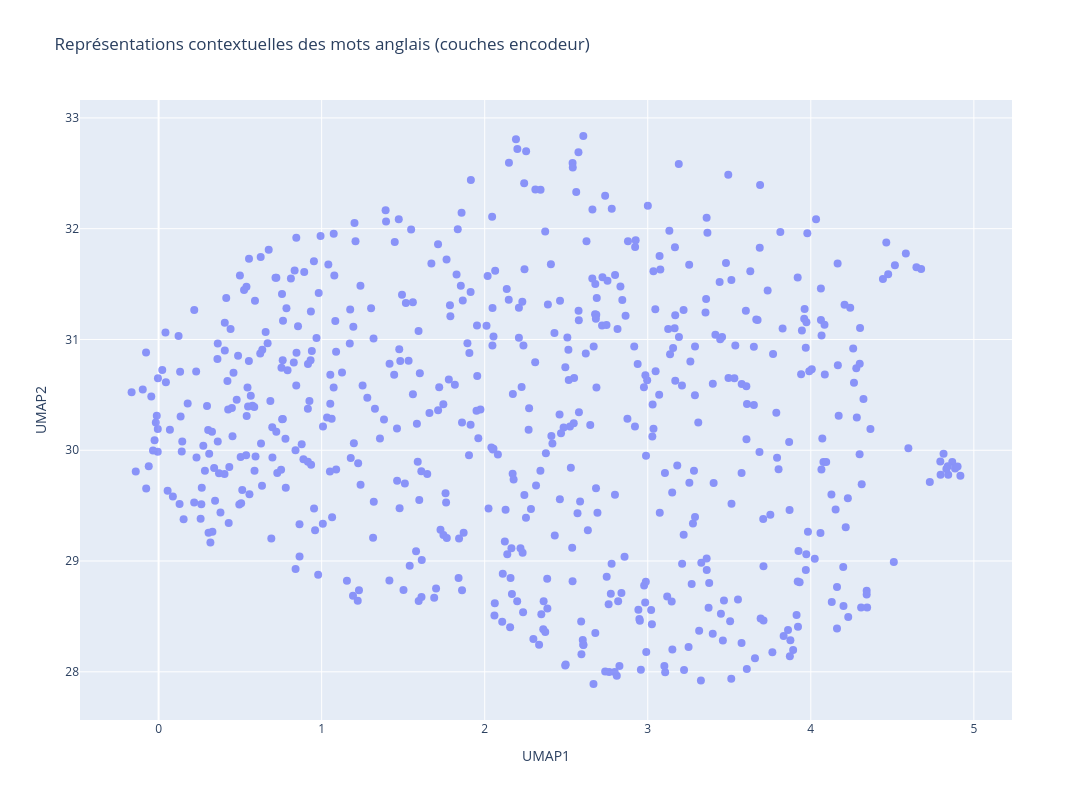

The notebook cell this image was saved under:
### Code cell
# 8. Visualisation interactive
fig = px.scatter(
    contextual_df, 
    x='UMAP1', 
    y='UMAP2',
    hover_name='word',
    hover_data=['French', 'Similarity'],
    title="Représentations contextuelles des mots anglais (couches encodeur)",
    width=1200, 
    height=800
)

fig.update_traces(opacity=0.7, marker=dict(size=8))
fig.show()

### Figure 1 — Plotly figure (JSON) as saved in the notebook; plotly's stock layout.template omitted (floating-point values rounded to 4 significant figures; data arrays with more than 128 entries replaced by an {"elided": "..."} marker saying what was removed)
{"data": [{"customdata": {"elided": "606x2 mixed values"}, "hovertemplate": "<b>%{hovertext}</b><br><br>UMAP1=%{x}<br>UMAP2=%{y}<br>French=%{customdata[0]}<br>Similarity=%{customdata[1]}<extra></extra>", "hovertext": {"elided": "606 str values"}, "legendgroup": "", "marker": {"color": "#636efa", "size": 8, "symbol": "circle"}, "mode": "markers", "name": "", "opacity": 0.7, "orientation": "v", "showlegend": false, "type": "scatter", "x": {"elided": "606 float values"}, "xaxis": "x", "y": {"elided": "606 float values"}, "yaxis": "y"}], "layout": {"height": 800, "legend": {"tracegroupgap": 0}, "title": {"text": "Représentations contextuelles des mots anglais (couches encodeur)"}, "width": 1200, "xaxis": {"anchor": "y", "domain": [0, 1], "title": {"text": "UMAP1"}}, "yaxis": {"anchor": "x", "domain": [0, 1], "title": {"text": "UMAP2"}}}}
